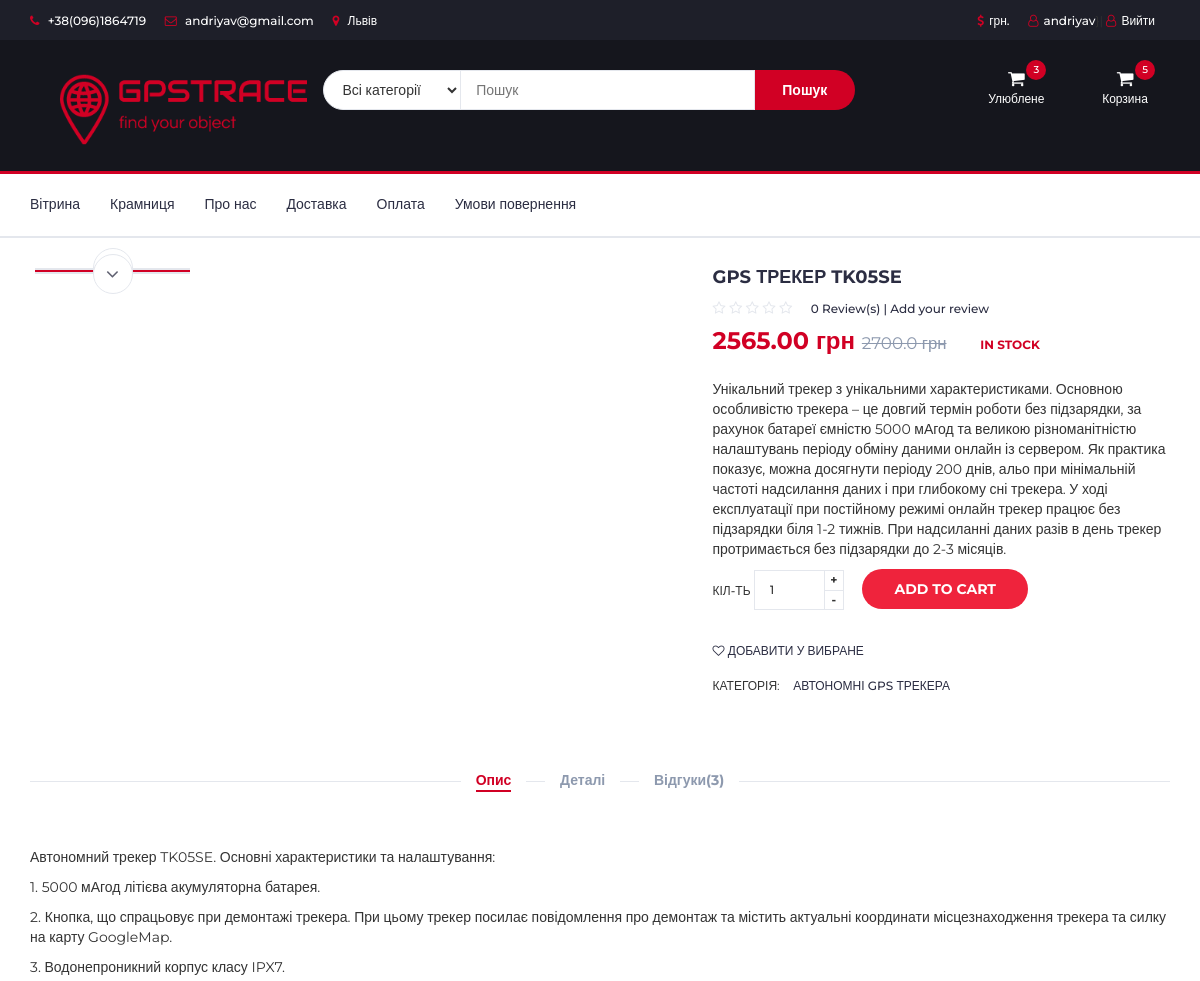
Page /item/TK05SE/ (signed in, upper part) on the earlier database version.
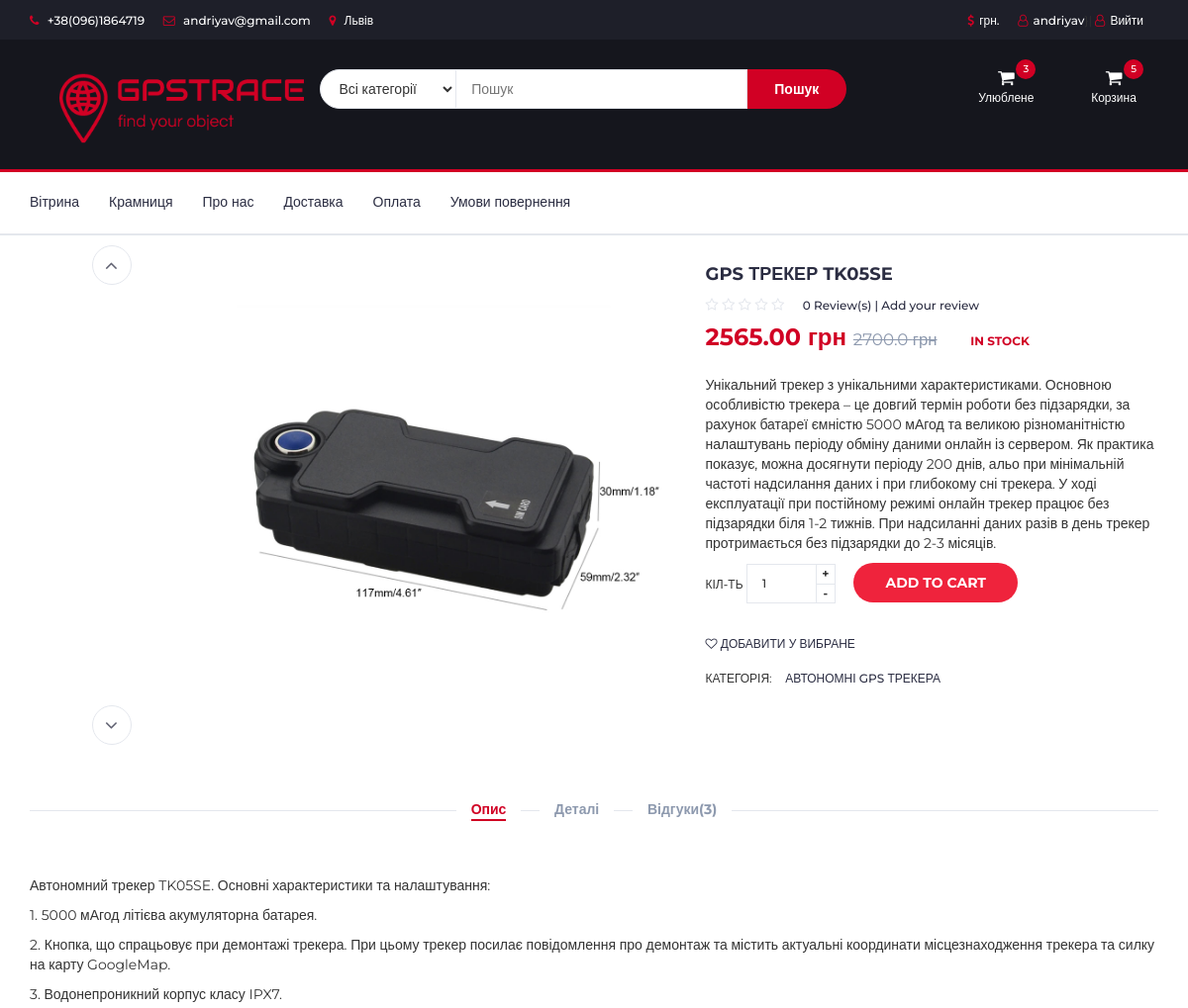
Same page on the later database version.
### store/models.py (models this page shows)
class Gallery(models.Model):
    image = models.ImageField(upload_to='gallery')
    Item = models.ForeignKey(Item, on_delete=models.CASCADE, related_name='images')

### store/views.py (the view)
# urls.py: path('item/<slug:item_slug>/', ShowItem.as_view(), name='itemv'),
class ShowItem(DetailView, JSONEncoder):
    model = Item
    template_name = 'store/product.html'
    slug_url_kwarg = 'item_slug'
    context_object_name = 'item_view'
    def get_context_data(self, *, object_list=None, **kwargs):
        context = super().get_context_data(**kwargs)
        context['title'] = context['item_view']
        context['item_view'] = context['item_view']
        return context

### cart/context_processors.py (called while the page is built)
def cart(request):
    return {'cart': Cart(request)}

### store/models.py (called while the page is built)
    def __str__(self):
        return self.title

    def get_absolute_url(self):
        return reverse('itemv', kwargs={'item_slug': self.slug})

    def discount_price_calculation(self):
        self.discount_price = self.price - (self.price * (self.discount / 100))
        return self.discount_price

    def get_add_to_cart_url(self):
        return reverse('add-to-cart', kwargs={'item_slug': self.slug})

    def __str__(self):
        return self.name

    def get_absolute_url(self):
        return reverse('category', kwargs={'cat_slug': self.slug})

### store/templatetags/store_tags.py (called while the page is built)
@register.inclusion_tag('store/list_categories.html')
def get_categories():
    cats = Category.objects.all()
    return {'cats': cats}

@register.inclusion_tag('store/list_related.html')
def get_items():
    related = Item.objects.filter(id__lte=4)
    return {'related': related}

@register.filter
def cart_item_count(user):
    if user.is_authenticated:
        qs = Order.objects.filter(user=user, ordered=False).select_related('user')
        if qs.exists():
            return qs[0].items.count()
    return 0

### store/templates/store/product.html (shortened to what the changed rows need)
<!DOCTYPE html>
{% load static %}
{% load store_tags %}
<html lang="en">
<head>
    <link type="text/css" rel="stylesheet" href="{% static 'css/bootstrap.min.css' %}"/>
    <link type="text/css" rel="stylesheet" href="{% static 'css/slick.css' %}"/>
    <link type="text/css" rel="stylesheet" href="{% static 'css/slick-theme.css' %}"/>
    <link type="text/css" rel="stylesheet" href="{% static 'css/nouislider.min.css' %}"/>
    <link rel="stylesheet" href="{% static 'css/font-awesome.min.css' %}">
    <link type="text/css" rel="stylesheet" href="{% static 'css/style.css' %}"/>
</head>
<body>
{% include "store/navbar.html" %}
<div class="section">
    <div class="container">
        <div class="row">
            <div class="col-md-5 col-md-push-2">
                <div id="product-main-img">
                    {% for image in object.images.all %}
                    <div class="product-preview">
                        <img src="{{image.image.url}}" alt="">
                    </div>
                    {% endfor %}
                </div>
            </div>
            <div class="col-md-5">
                <div class="product-details">
                    <h2 class="product-name">{{item_view.title}}</h2>
                </div>
            </div>
</div>
</div>
</div>
</body>
</html>

Differences in the rows shown:
now on this page (row edited): Gallery: image (picture)
